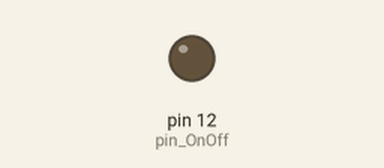
This sketch was run on a simulated Arduino Uno, built with avr-gcc and run on an emulated ATmega328P. Shown: output pins drawn as LEDs (lit = HIGH). Pins used as bus, display or sensor lines are not drawn.

Above: at 0.2 s.
At 3.4 s:
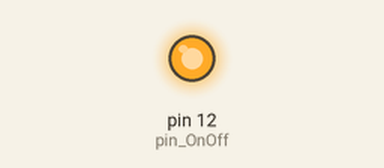
Timing chart, 0 to 4.3 s (numbered marks = the images above):
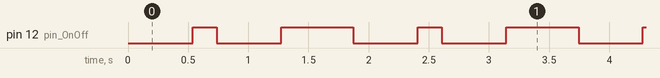

Measured:
- by itself, pin 12 (pin_OnOff): repeats every 1.9 s: LOW 0.54 s, HIGH 0.60 s, LOW 0.54 s, HIGH 0.20 s
- by itself, everything shown: repeats every 1.9 s, in 4 steps

The sketch:

TX_UART_ONLINE_KEY.ino
```cpp
#include "modulate.h"

void setup() {
  #if DEBUG
    Serial.begin(9600);
  #endif
  pinMode      (pin_data ,OUTPUT);
  pinMode      (pin_OnOff,OUTPUT);
  digitalWrite (pin_data ,LOW   );
  digitalWrite (pin_OnOff,HIGH  );
}

void loop() {
  int8_t data [] = {-108, 116, -72, -24, -57, 59, -54, 125};//, 83, 35, -111, 66, -13, -61, 18, 26};//Key 128 bits
  int8_t data1 [] = {83, 35, -111, 66, -13, -61, 18, 26};//Key 64 bits

  #if DEBUG
  unsigned long currentMillis = millis();
  #endif

  UART_OOK(sizeof(data) ,data); //1048 ms to send 128 bits key, StartbBit and StopBit
  delay(delayTime);
  UART_OOK(sizeof(data1) ,data1);
  #if DEBUG
    Serial.print("Time: ");
    Serial.println(millis() - currentMillis);
  #endif

  delay(delayTime*3);
}
```

modulate.cpp
```cpp
#include "modulate.h"

//---------------------------------------Banda Base-----------------------------------

//************************************** NRZ--OOK ************************************

void startBit_OOK(){
  digitalWrite (pin_OnOff,LOW);
  OOK_2mod(LOW);
}

void stopBit_OOK(){
  OOK_2mod(HIGH);
  OOK_2mod(HIGH);
  digitalWrite (pin_OnOff,HIGH);
}

size_t UART_OOK(int size, int8_t *buffer){
	startBit_OOK();
	while (size--) {
		// Data bit transmission
		for(uint8_t mask = 1; mask; mask <<= 1){
			if(buffer[size] & mask){
				OOK_2mod(HIGH);
        #if DEBUG
				Serial.print('1');
        #endif
			}
			else{
				OOK_2mod(LOW);
				#if DEBUG
				  Serial.print('0');
        #endif
			}
		}
   #if DEBUG
    Serial.println();
   #endif
	}
	// Stop bit transmission
	stopBit_OOK();
	return size;
}

void OOK_2mod(int8_t b) {
  unsigned long currentMillis = millis();
  while (currentMillis + interval > millis())  //"espera ocupada"
    digitalWrite(pin_data,b);
}


unsigned long previousMillis = 0;
void ook_2mod(int state) {
  while (1) {
    unsigned long currentMillis = micros();
    digitalWrite(pin_data, state);
    if (currentMillis - previousMillis >= interval) {
      previousMillis = currentMillis;
      digitalWrite(pin_data, state - state);
      break;
    }

  }

}

////*************************************** MANCHESTER ************************************

void startBit_MAN(){
  digitalWrite (pin_OnOff,LOW);
  sendZero();
}

void stopBit_MAN(){
  sendOne();
  sendOne();
  digitalWrite (pin_OnOff,HIGH);
}

void sendZero(){
  delayMicroseconds(delay1);
  digitalWrite(pin_data, HIGH);

  delayMicroseconds(delay2);
  digitalWrite(pin_data, LOW);
}

void sendOne(){
  delayMicroseconds(delay1);
  digitalWrite(pin_data, LOW);

  delayMicroseconds(delay2);
  digitalWrite(pin_data, HIGH);
}

void UART_Man(int size, int8_t *buffer){
  //start bit
  //startBit_MAN();
  startBit_OOK();
  //send data
  while (size--) {
    // Data bit transmission
    for(uint8_t mask = 1; mask; mask <<= 1){
      if(buffer[size] & mask){
        sendOne();
        //Serial.print('1');
      }
    else{
        sendZero();
        //Serial.print('0');
    }//end of byte
  }//end of data - terminate with zero to be a good neighbour
  //Serial.println();
  }
  //stopBit_MAN();
  stopBit_OOK();
  //stopbit
}
```

modulate.h
```cpp
#ifndef modulate_h
#define modulate_h
#include <Arduino.h>

#define pin_data  (13)              // saída do PWM (eletrodo)
#define pin_OnOff (12)
#define DEBUG 0

//------------------------------------software serial---------------------------------
//---------------------------------------Banda Base-----------------------------------

//**************************************** NRZ OOK ************************************
#define delayTime 200//200
#define interval  8 //interval at which to stop PWM (milliseconds)

void startBit_OOK();
void stopBit_OOK ();
size_t UART_OOK(int size, int8_t *buffer);
void OOK_2mod(int8_t b);

////*************************************** MANCHESTER ************************************

//define our manchester encoding pulse widths. Values below equate to 1200 baud (1/2 chip rate)
#define delay1 interval
#define delay2 interval
void UART_Man(int size, int8_t *buffer);
void startBit_MAN();
void stopBit_MAN();
void sendZero();
void sendOne();

#endif
```
